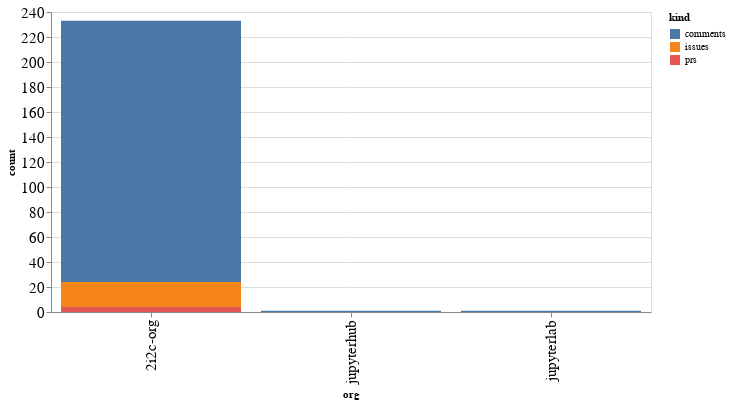

Write notebook code for a chart like this one.
### Code cell
alt.Chart(org_summaries, width=600).mark_bar().encode(
    x='org',
    y='count',
    color='kind',
    tooltip="org"
)

### Figure 1 — Vega-Lite specification as saved in the notebook (floating-point values rounded to 4 significant figures)
{"config": {"axisLeft": {"labelFontSize": 15}, "axisBottom": {"labelFontSize": 15}}, "data": {"name": "data-4749d799a59b6719343808b31523f639"}, "mark": "bar", "encoding": {"color": {"field": "kind", "type": "nominal"}, "tooltip": {"field": "org", "type": "nominal"}, "x": {"field": "org", "type": "nominal"}, "y": {"field": "count", "type": "quantitative"}}, "width": 600, "$schema": "https://vega.github.io/schema/vega-lite/v4.17.0.json", "datasets": {"data-4749d799a59b6719343808b31523f639": [{"org": "2i2c-org", "kind": "comments", "count": 209}, {"org": "2i2c-org", "kind": "issues", "count": 20}, {"org": "2i2c-org", "kind": "prs", "count": 4}, {"org": "jupyterhub", "kind": "comments", "count": 1}, {"org": "jupyterlab", "kind": "comments", "count": 1}]}}
